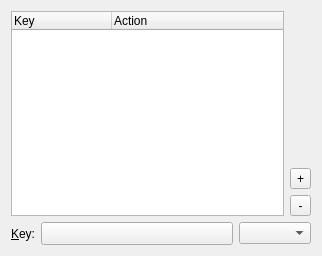
<?xml version="1.0" encoding="UTF-8"?>
<ui version="4.0">
 <class>KeyActionEdit</class>
 <widget class="QWidget" name="KeyActionEdit">
  <property name="geometry">
   <rect>
    <x>0</x>
    <y>0</y>
    <width>322</width>
    <height>256</height>
   </rect>
  </property>
  <layout class="QVBoxLayout" name="verticalLayout_2">
   <item>
    <layout class="QHBoxLayout" name="horizontalLayout_2">
     <item>
      <widget class="QTreeWidget" name="list">
       <property name="verticalScrollMode">
        <enum>QAbstractItemView::ScrollPerPixel</enum>
       </property>
       <property name="rootIsDecorated">
        <bool>false</bool>
       </property>
       <property name="uniformRowHeights">
        <bool>true</bool>
       </property>
       <property name="allColumnsShowFocus">
        <bool>true</bool>
       </property>
       <column>
        <property name="text">
         <string>Key</string>
        </property>
       </column>
       <column>
        <property name="text">
         <string>Action</string>
        </property>
       </column>
      </widget>
     </item>
     <item>
      <layout class="QVBoxLayout" name="verticalLayout">
       <item>
        <spacer name="verticalSpacer">
         <property name="orientation">
          <enum>Qt::Vertical</enum>
         </property>
         <property name="sizeHint" stdset="0">
          <size>
           <width>20</width>
           <height>40</height>
          </size>
         </property>
        </spacer>
       </item>
       <item>
        <widget class="QToolButton" name="add">
         <property name="sizePolicy">
          <sizepolicy hsizetype="Preferred" vsizetype="Fixed">
           <horstretch>0</horstretch>
           <verstretch>0</verstretch>
          </sizepolicy>
         </property>
         <property name="text">
          <string>+</string>
         </property>
        </widget>
       </item>
       <item>
        <widget class="QToolButton" name="remove">
         <property name="sizePolicy">
          <sizepolicy hsizetype="Preferred" vsizetype="Fixed">
           <horstretch>0</horstretch>
           <verstretch>0</verstretch>
          </sizepolicy>
         </property>
         <property name="text">
          <string>-</string>
         </property>
        </widget>
       </item>
      </layout>
     </item>
    </layout>
   </item>
   <item>
    <layout class="QHBoxLayout" name="horizontalLayout">
     <item>
      <widget class="QLabel" name="label">
       <property name="text">
        <string>&amp;Key:</string>
       </property>
       <property name="buddy">
        <cstring>key</cstring>
       </property>
      </widget>
     </item>
     <item>
      <widget class="QimsysKeyWidget" name="key">
       <property name="sizePolicy">
        <sizepolicy hsizetype="Expanding" vsizetype="Fixed">
         <horstretch>0</horstretch>
         <verstretch>0</verstretch>
        </sizepolicy>
       </property>
       <property name="text">
        <string/>
       </property>
      </widget>
     </item>
     <item>
      <widget class="QComboBox" name="action"/>
     </item>
    </layout>
   </item>
  </layout>
 </widget>
 <customwidgets>
  <customwidget>
   <class>QimsysKeyWidget</class>
   <extends>QToolButton</extends>
   <header>qimsyskeywidget.h</header>
  </customwidget>
 </customwidgets>
 <resources/>
 <connections/>
</ui>
